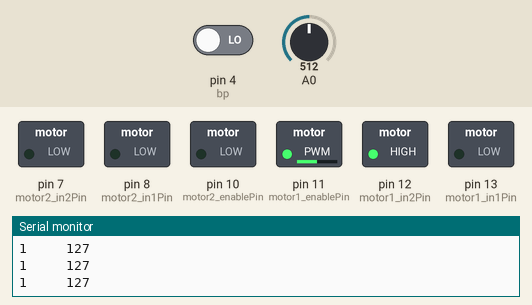
Recording of a sketch running on a simulated Arduino Uno, built with avr-gcc and run on an emulated ATmega328P. On the bench: switched loads named in the sketch (green lamp = pin HIGH), the last lines printed to the serial monitor. Dashed ring = blinking. The inputs (shaded band) are chosen by the test bench; at power-on: pin 4 (bp) LOW, A0 = 512.

Above: at 1.2 s.
1.3 s: pin 4 (bp) driven HIGH
At 2.1 s:
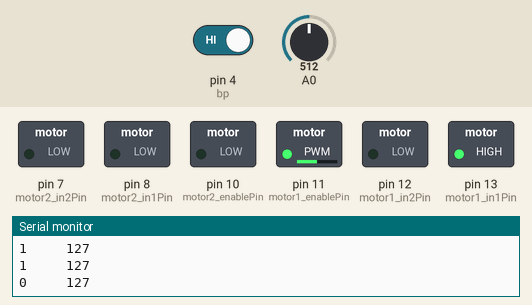
4.3 s: A0 set to 716
At 5.2 s:
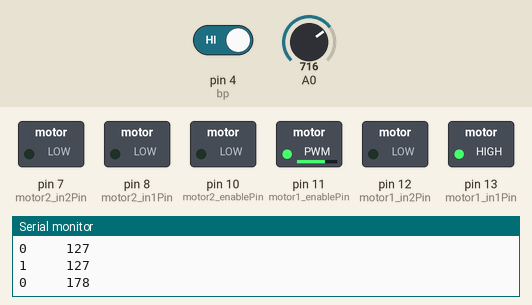
7.3 s: A0 set to 900
At 8.2 s:
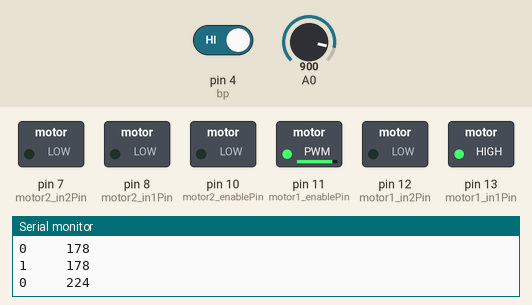
10.3 s: A0 set to 122
At 11.2 s:
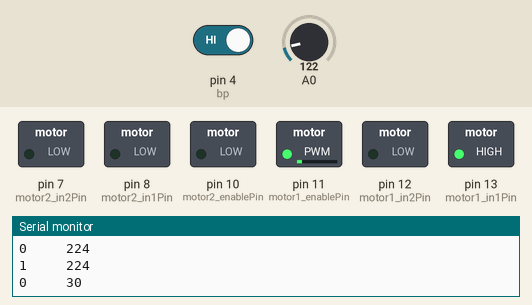
13.3 s: A0 set to 0
At 14.2 s:
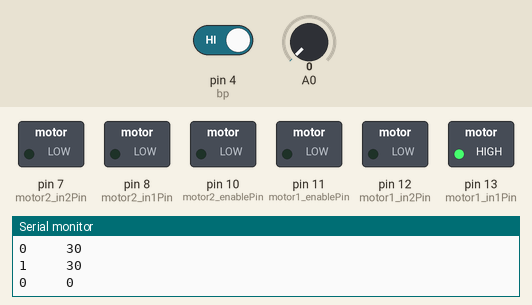
16.3 s: A0 set to 511
At 17.2 s:
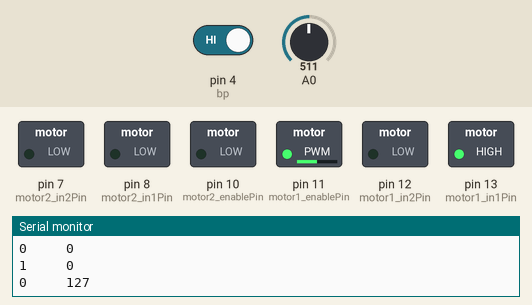
Timing chart, 0 to 20.3 s (numbered marks = the images above; inputs shaded):
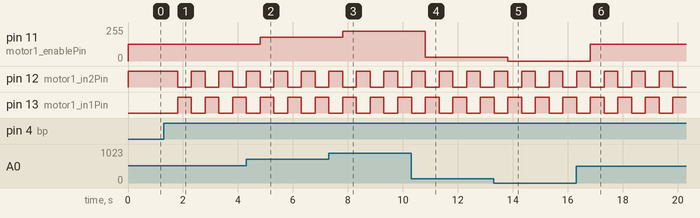

The sketch:

moteur_L293D.ino
```cpp
int motor1_enablePin = 11; //pwm
int motor1_in1Pin = 13;
int motor1_in2Pin = 12;

int motor2_enablePin = 10; //pwm
int motor2_in1Pin = 8;
int motor2_in2Pin = 7;
int bp=4;
int ETAT_BP;
boolean sens = 1;

void setup()
{
  //on initialise les pins du moteur 1
  pinMode(motor1_in1Pin, OUTPUT);
  pinMode(motor1_in2Pin, OUTPUT);
  pinMode(motor1_enablePin, OUTPUT);

  //on initialise les pins du moteur 2
  pinMode(motor2_in1Pin, OUTPUT);
  pinMode(motor2_in2Pin, OUTPUT);
  pinMode(motor2_enablePin, OUTPUT);
  Serial.begin(9600);
  pinMode(bp, INPUT);
}

void loop()
{

  int valeur = analogRead(0);
  ETAT_BP=digitalRead(bp);
  if (ETAT_BP==1)
  {
    sens=!sens;
    delay(500);
  }
  valeur = map(valeur, 0, 1023, 0, 255);
  Serial.print(sens);
  Serial.print("     ");
  Serial.println(valeur);
  SetMotor1(valeur, sens);
}

//Fonction qui set le moteur1
void SetMotor1(int speed, boolean reverse)
{
  analogWrite(motor1_enablePin, speed);
  digitalWrite(motor1_in1Pin, ! reverse);
  digitalWrite(motor1_in2Pin, reverse);
}

//Fonction qui set le moteur2
void SetMotor2(int speed, boolean reverse)
{
  analogWrite(motor2_enablePin, speed);
  digitalWrite(motor2_in1Pin, ! reverse);
  digitalWrite(motor2_in2Pin, reverse);
}
```

Measured:
- after the input at 1.3 s, pin 12 (motor1_in2Pin), pin 13 (motor1_in1Pin): alternates HIGH for 0.50 s and LOW for 0.50 s, starting after 0.51 s
- after the input at 4.3 s, pin 11 (motor1_enablePin): 127/255 → 178/255 after 0.51 s
- after the input at 7.3 s, pin 11 (motor1_enablePin): 178/255 → 224/255 after 0.51 s
- after the input at 10.3 s, pin 11 (motor1_enablePin): 224/255 → 30/255 after 0.51 s
- after the input at 13.3 s, pin 11 (motor1_enablePin): 30/255 → 0/255 after 0.52 s
- after the input at 16.3 s, pin 11 (motor1_enablePin): 0/255 → 127/255 after 0.52 s
